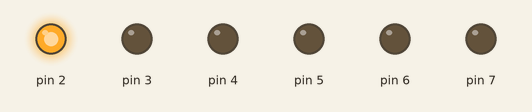
This sketch was run on a simulated Arduino Uno, built with avr-gcc and run on an emulated ATmega328P. Shown: output pins drawn as LEDs (lit = HIGH).

Above: at 0.1 s.
At 0.7 s:
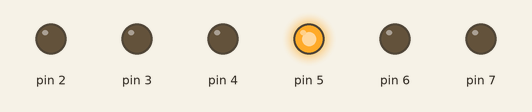
At 1.1 s:
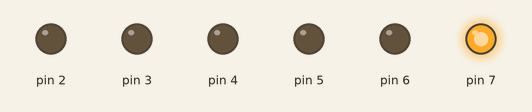
At 2.3 s:
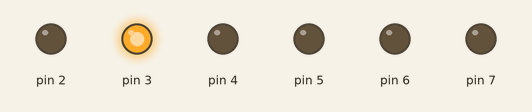
At 3.3 s:
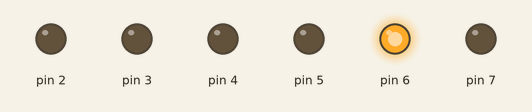
At 4.5 s:
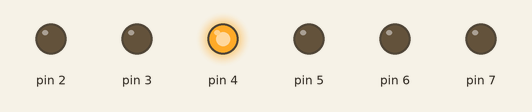
Timing chart, 0 to 4.8 s (numbered marks = the images above):
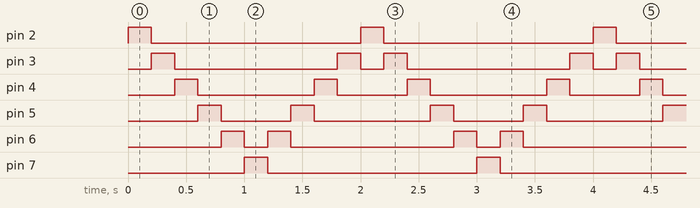

The sketch:

sketch1.ino
```cpp
// dijital pinleri 3 şekilde tanımlayabiliyoruz
// #define relayPin D5
// pinMode(2, OUTPUT)
// const int relayPin = D5;
// #define relayPin D5

void setup() {
  pinMode(2, OUTPUT);
  pinMode(3, OUTPUT);
  pinMode(4, OUTPUT);
  pinMode(5, OUTPUT);
  pinMode(6, OUTPUT);
  pinMode(7, OUTPUT);
}

void turnOff() {
  digitalWrite(2, LOW);
  digitalWrite(3, LOW);
  digitalWrite(4, LOW);
  digitalWrite(5, LOW);
  digitalWrite(6, LOW);
  digitalWrite(7, LOW);
  digitalWrite(6, LOW);
  digitalWrite(5, LOW);
  digitalWrite(4, LOW);
  digitalWrite(3, LOW);
}

void loop() {
  digitalWrite(2, HIGH);
  delay(200);
  digitalWrite(2, LOW);

  digitalWrite(3, HIGH);
  delay(200);
  digitalWrite(3, LOW);

  digitalWrite(4, HIGH);
  delay(200);
  digitalWrite(4, LOW);

  digitalWrite(5, HIGH);
  delay(200);
  digitalWrite(5, LOW);

  digitalWrite(6, HIGH);
  delay(200);
  digitalWrite(6, LOW);

  digitalWrite(7, HIGH);
  delay(200);
  digitalWrite(7, LOW);

  digitalWrite(6, HIGH);
  delay(200);
  digitalWrite(6, LOW);

  digitalWrite(5, HIGH);
  delay(200);
  digitalWrite(5, LOW);

  digitalWrite(4, HIGH);
  delay(200);
  digitalWrite(4, LOW);

  digitalWrite(3, HIGH);
  delay(200);
  digitalWrite(3, LOW);
}
```

Measured:
- by itself, pin 2, pin 7: alternates HIGH for 0.20 s and LOW for 1.8 s
- by itself, pin 3: repeats every 2.0 s: LOW 1.4 s, HIGH 0.20 s, LOW 0.20 s, HIGH 0.20 s
- by itself, pin 4: repeats every 2.0 s: LOW 1.0 s, HIGH 0.20 s, LOW 0.60 s, HIGH 0.20 s
- by itself, pin 5: repeats every 2.0 s: LOW 0.60 s, HIGH 0.20 s, LOW 1.0 s, HIGH 0.20 s
- by itself, pin 6: repeats every 2.0 s: LOW 0.20 s, HIGH 0.20 s, LOW 1.4 s, HIGH 0.20 s
